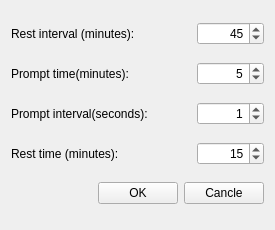
<?xml version="1.0" encoding="UTF-8"?>
<ui version="4.0">
 <class>CFrmEyeNurse</class>
 <widget class="QWidget" name="CFrmEyeNurse">
  <property name="geometry">
   <rect>
    <x>0</x>
    <y>0</y>
    <width>275</width>
    <height>230</height>
   </rect>
  </property>
  <property name="windowTitle">
   <string>Eye nurse</string>
  </property>
  <property name="windowIcon">
   <iconset resource="Resource/Resource.qrc">
    <normaloff>:/icon/EyeNurse</normaloff>:/icon/EyeNurse</iconset>
  </property>
  <layout class="QGridLayout" name="gridLayout">
   <item row="0" column="0">
    <layout class="QHBoxLayout" name="horizontalLayout">
     <item>
      <widget class="QLabel" name="label">
       <property name="sizePolicy">
        <sizepolicy hsizetype="Expanding" vsizetype="Preferred">
         <horstretch>0</horstretch>
         <verstretch>0</verstretch>
        </sizepolicy>
       </property>
       <property name="text">
        <string>Rest interval (minutes):</string>
       </property>
      </widget>
     </item>
     <item>
      <widget class="QSpinBox" name="sbRestInterval">
       <property name="alignment">
        <set>Qt::AlignRight|Qt::AlignTrailing|Qt::AlignVCenter</set>
       </property>
       <property name="maximum">
        <number>999999999</number>
       </property>
       <property name="value">
        <number>45</number>
       </property>
      </widget>
     </item>
    </layout>
   </item>
   <item row="1" column="0">
    <layout class="QHBoxLayout" name="horizontalLayout_3">
     <item>
      <widget class="QLabel" name="label_3">
       <property name="sizePolicy">
        <sizepolicy hsizetype="Expanding" vsizetype="Preferred">
         <horstretch>0</horstretch>
         <verstretch>0</verstretch>
        </sizepolicy>
       </property>
       <property name="text">
        <string>Prompt time(minutes):</string>
       </property>
      </widget>
     </item>
     <item>
      <widget class="QSpinBox" name="sbPrompTime">
       <property name="alignment">
        <set>Qt::AlignRight|Qt::AlignTrailing|Qt::AlignVCenter</set>
       </property>
       <property name="maximum">
        <number>999999999</number>
       </property>
       <property name="value">
        <number>5</number>
       </property>
      </widget>
     </item>
    </layout>
   </item>
   <item row="2" column="0">
    <layout class="QHBoxLayout" name="horizontalLayout_4">
     <item>
      <widget class="QLabel" name="label_4">
       <property name="sizePolicy">
        <sizepolicy hsizetype="Expanding" vsizetype="Preferred">
         <horstretch>0</horstretch>
         <verstretch>0</verstretch>
        </sizepolicy>
       </property>
       <property name="text">
        <string>Prompt interval(seconds):</string>
       </property>
      </widget>
     </item>
     <item>
      <widget class="QSpinBox" name="sbPromptInterval">
       <property name="alignment">
        <set>Qt::AlignRight|Qt::AlignTrailing|Qt::AlignVCenter</set>
       </property>
       <property name="maximum">
        <number>999999999</number>
       </property>
       <property name="value">
        <number>1</number>
       </property>
      </widget>
     </item>
    </layout>
   </item>
   <item row="3" column="0">
    <layout class="QHBoxLayout" name="horizontalLayout_2">
     <item>
      <widget class="QLabel" name="label_2">
       <property name="sizePolicy">
        <sizepolicy hsizetype="Expanding" vsizetype="Preferred">
         <horstretch>0</horstretch>
         <verstretch>0</verstretch>
        </sizepolicy>
       </property>
       <property name="text">
        <string>Rest time (minutes):</string>
       </property>
      </widget>
     </item>
     <item>
      <widget class="QSpinBox" name="sbRestTime">
       <property name="alignment">
        <set>Qt::AlignRight|Qt::AlignTrailing|Qt::AlignVCenter</set>
       </property>
       <property name="maximum">
        <number>999999999</number>
       </property>
       <property name="value">
        <number>15</number>
       </property>
      </widget>
     </item>
    </layout>
   </item>
   <item row="4" column="0">
    <layout class="QHBoxLayout" name="horizontalLayout_5">
     <item>
      <spacer name="horizontalSpacer">
       <property name="orientation">
        <enum>Qt::Horizontal</enum>
       </property>
       <property name="sizeHint" stdset="0">
        <size>
         <width>40</width>
         <height>20</height>
        </size>
       </property>
      </spacer>
     </item>
     <item>
      <widget class="QPushButton" name="pbOK">
       <property name="text">
        <string>OK</string>
       </property>
      </widget>
     </item>
     <item>
      <widget class="QPushButton" name="bpCancle">
       <property name="text">
        <string>Cancle</string>
       </property>
      </widget>
     </item>
    </layout>
   </item>
  </layout>
 </widget>
 <resources>
  <include location="Resource/Resource.qrc"/>
 </resources>
 <connections/>
</ui>
